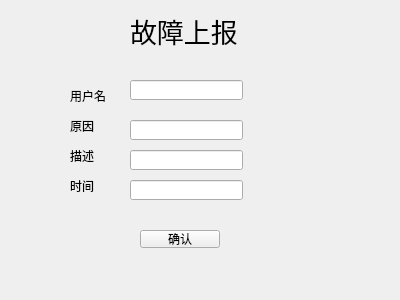
<?xml version="1.0" encoding="UTF-8"?>
<ui version="4.0">
 <class>OwnerMdUI_issue_report</class>
 <widget class="QWidget" name="OwnerMdUI_issue_report">
  <property name="geometry">
   <rect>
    <x>0</x>
    <y>0</y>
    <width>400</width>
    <height>300</height>
   </rect>
  </property>
  <property name="windowTitle">
   <string>Form</string>
  </property>
  <widget class="QLabel" name="label">
   <property name="geometry">
    <rect>
     <x>130</x>
     <y>10</y>
     <width>121</width>
     <height>41</height>
    </rect>
   </property>
   <property name="font">
    <font>
     <pointsize>20</pointsize>
    </font>
   </property>
   <property name="text">
    <string>故障上报</string>
   </property>
  </widget>
  <widget class="QLineEdit" name="lineEdit_time">
   <property name="geometry">
    <rect>
     <x>130</x>
     <y>180</y>
     <width>113</width>
     <height>20</height>
    </rect>
   </property>
  </widget>
  <widget class="QLabel" name="label_4">
   <property name="geometry">
    <rect>
     <x>70</x>
     <y>120</y>
     <width>40</width>
     <height>12</height>
    </rect>
   </property>
   <property name="text">
    <string>原因</string>
   </property>
  </widget>
  <widget class="QLineEdit" name="lineEdit_descrip">
   <property name="geometry">
    <rect>
     <x>130</x>
     <y>150</y>
     <width>113</width>
     <height>20</height>
    </rect>
   </property>
  </widget>
  <widget class="QLabel" name="label_5">
   <property name="geometry">
    <rect>
     <x>70</x>
     <y>180</y>
     <width>40</width>
     <height>12</height>
    </rect>
   </property>
   <property name="text">
    <string>时间</string>
   </property>
  </widget>
  <widget class="QPushButton" name="pushButton">
   <property name="geometry">
    <rect>
     <x>140</x>
     <y>230</y>
     <width>80</width>
     <height>18</height>
    </rect>
   </property>
   <property name="text">
    <string>确认</string>
   </property>
  </widget>
  <widget class="QLineEdit" name="lineEdit_username">
   <property name="geometry">
    <rect>
     <x>130</x>
     <y>80</y>
     <width>113</width>
     <height>20</height>
    </rect>
   </property>
  </widget>
  <widget class="QLineEdit" name="lineEdit_reason">
   <property name="geometry">
    <rect>
     <x>130</x>
     <y>120</y>
     <width>113</width>
     <height>20</height>
    </rect>
   </property>
  </widget>
  <widget class="QLabel" name="label_3">
   <property name="geometry">
    <rect>
     <x>70</x>
     <y>150</y>
     <width>40</width>
     <height>12</height>
    </rect>
   </property>
   <property name="text">
    <string>描述</string>
   </property>
  </widget>
  <widget class="QLabel" name="label_6">
   <property name="geometry">
    <rect>
     <x>70</x>
     <y>90</y>
     <width>40</width>
     <height>12</height>
    </rect>
   </property>
   <property name="text">
    <string>用户名</string>
   </property>
  </widget>
 </widget>
 <resources/>
 <connections/>
</ui>
